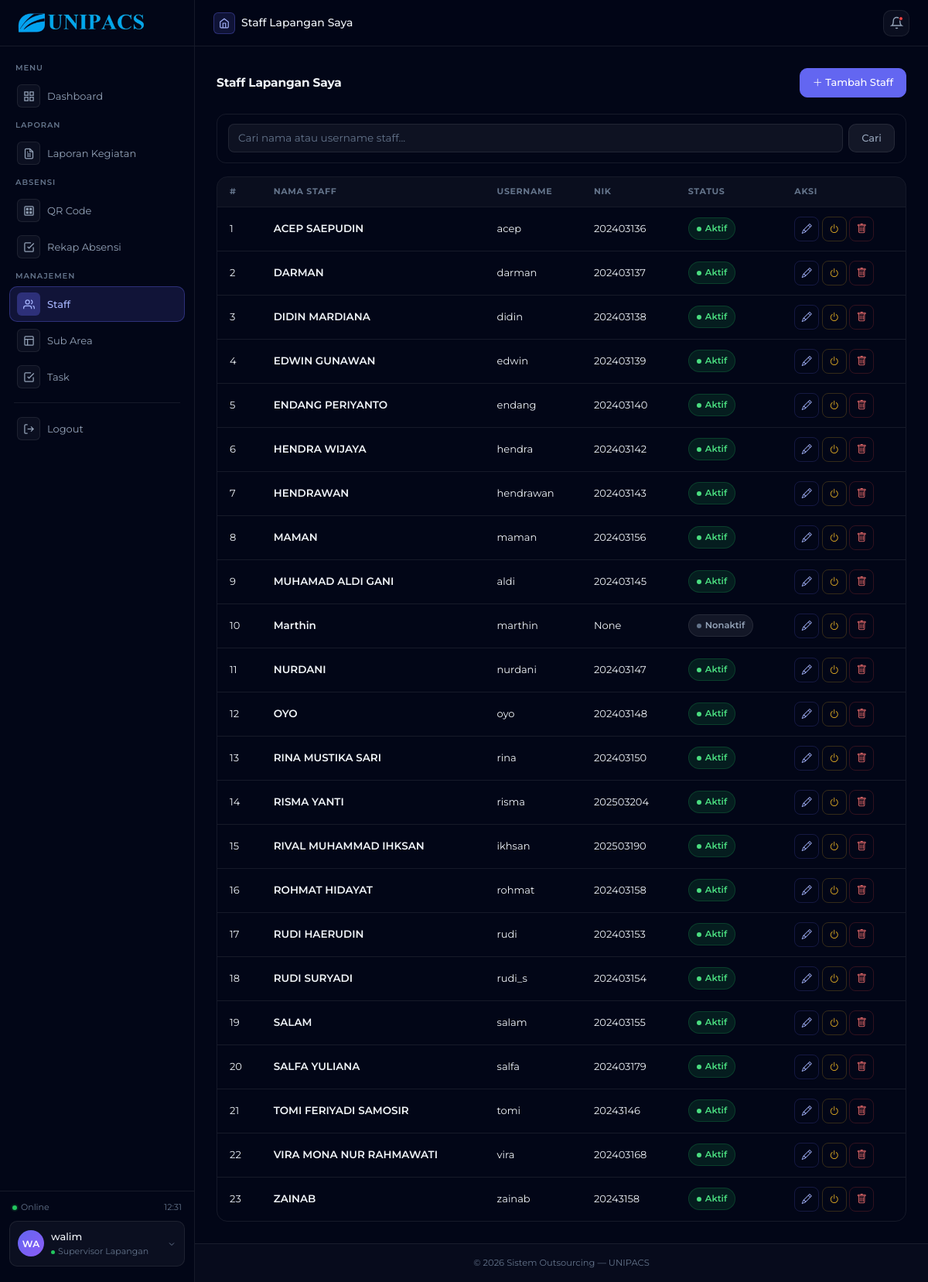
Page /supervisor/staff/ (signed in) on the committed database.
### outsourcing/models.py (models this page shows, shortened)
class User(AbstractUser):
    role = models.CharField(
        max_length=30,
        choices=RoleChoices.choices,
        default=RoleChoices.STAFF,
    )
    nama_lengkap = models.CharField(max_length=150, blank=True)
    jenis_kelamin = models.CharField(
        max_length=1,
        choices=GenderChoices.choices,
        blank=True,
        null=True,
    )
    nik = models.CharField(
        max_length=20,
        blank=True,
        null=True,
        unique=True,
        help_text='NIK / ID Karyawan (contoh: 202403157)',
    )
    telepon      = models.CharField(
        max_length=20,
        blank=True,
        validators=[telepon_validator],
    )
    foto_profil  = models.ImageField(
        upload_to='foto_profil/',
        blank=True,
        null=True,
    )
    dibuat_pada  = models.DateTimeField(auto_now_add=True)
    diubah_pada  = models.DateTimeField(auto_now=True)
    class Meta:
        verbose_name        = 'Pengguna'
        verbose_name_plural = 'Pengguna'
        ordering            = ['nama_lengkap']

### outsourcing/views/supervisor/staff.py (the view)
@supervisor_required
def staff_list(request):
    q = request.GET.get('q', '').strip()
    staff_qs = User.objects.filter(
        supervisor_saya__supervisor=request.user,
        supervisor_saya__is_active=True,
    ).order_by('nama_lengkap')
    if q:
        staff_qs = staff_qs.filter(
            Q(nama_lengkap__icontains=q) | Q(username__icontains=q)
        )
    context = {
        'staff_list': staff_qs,
        'q'         : q,
        'page_title': 'Staff Lapangan Saya',
    }
    return render(request, 'supervisor/staff/list.html', context)

### outsourcing/templates/supervisor/staff/list.html (shortened to what this page needs)
{% extends 'supervisor/base_supervisor.html' %}
{% block content %}
<div class="page-header">
    <h5>Staff Lapangan Saya</h5>
    <a href="{% url 'supervisor_staff_create' %}" class="btn btn-primary btn-sm">
        <i class="bi bi-plus-lg"></i> Tambah Staff
    </a>
</div>
<div class="search-card">
    <form method="get" class="d-flex gap-2">
        <input type="text" name="q" value="{{ q }}"
            class="form-control form-control-sm" placeholder="Cari nama atau username staff...">
        <button class="btn btn-sm btn-secondary">Cari</button>
    </form>
</div>
<div class="table-card">
    <div class="table-responsive">
        <table class="table mb-0">
            <thead>
                <tr>
                    <th>#</th>
                    <th>Nama Staff</th>
                    <th>Username</th>
                    <th>NIK</th>
                    <th>Status</th>
                    <th>Aksi</th>
                </tr>
            </thead>
            <tbody>
                {% for stf in staff_list %}
                <tr>
                    <td class="staff-meta">{{ forloop.counter }}</td>
                    <td><span class="staff-name">{{ stf.nama_lengkap }}</span></td>
                    <td class="staff-meta">{{ stf.username }}</td>
                    <td class="staff-meta">{{ stf.nik }}</td>
                    <td>
                        {% if stf.is_active %}
                            <span class="badge-aktif">Aktif</span>
                        {% else %}
                            <span class="badge-nonaktif">Nonaktif</span>
                        {% endif %}
                    </td>
                    <td>
                        <div class="d-flex gap-1">
                            <a href="{% url 'supervisor_staff_edit' stf.pk %}" class="action-btn edit" title="Edit">
                                <i class="bi bi-pencil"></i>
                            </a>
                            <button class="action-btn toggle" title="Toggle Status"
                                data-bs-toggle="modal" data-bs-target="#modalToggle{{ stf.pk }}">
                                <i class="bi bi-power"></i>
                            </button>
                            <button class="action-btn delete" data-id="{{ stf.pk }}" onclick="loadDeleteModal(this)">
                                <i class="bi bi-trash"></i>
                            </button>
                        </div>
                    </td>
                </tr>
                {% endfor %}
            </tbody>
        </table>
    </div>
</div>
{% endblock %}

### outsourcing/templates/base/base.html (shortened to what this page needs)
{% load static %}
<!DOCTYPE html>
<html lang="id">
<head>
    <link href="https://cdn.jsdelivr.net/npm/bootstrap@5.3.2/dist/css/bootstrap.min.css" rel="stylesheet">
    <link href="https://cdn.jsdelivr.net/npm/bootstrap-icons@1.11.3/font/bootstrap-icons.css" rel="stylesheet">
    <link rel="stylesheet" href="https://cdnjs.cloudflare.com/ajax/libs/font-awesome/6.4.0/css/all.min.css">
    <link href="{% static 'css/base.css' %}" rel="stylesheet">
</head>
<body>
<div class="orb two"></div>
<div class="orb three"></div>
<div class="app-shell">
<div class="sidebar" id="sidebar">
    <div class="sidebar-logo">
        <div class="logo-mark">
            <img src="{% static 'image/logo.png' %}" alt="UNIPACS Logo">
        </div>
    </div>
    <div class="sidebar-nav">
        {% block sidebar %}{% endblock %}
        <div class="nav-divider"></div>
        <form method="post" action="{% url 'logout' %}">
            <button type="submit" class="nav-link logout-nav-btn">
                <div class="nav-icon">
                    <svg viewBox="0 0 24 24" fill="none" stroke="currentColor" stroke-width="2">
                        <path d="M9 21H5a2 2 0 0 1-2-2V5a2 2 0 0 1 2-2h4"/>
                        <polyline points="16 17 21 12 16 7"/>
                        <line x1="21" y1="12" x2="9" y2="12"/>
                    </svg>
                </div>
                <span class="nav-label">Logout</span>
            </button>
        </form>
    </div>
    <div class="sidebar-footer">
        <div class="system-status">
            <div class="status-pill">
                <div class="status-dot online"></div>
                <span>Online</span>
            </div>
            <div class="sidebar-clock" id="clock">00:00</div>
        </div>
        <div class="user-card">
            <div class="user-avatar">
                {{ request.user.nama_lengkap|default:request.user.username|slice:":2"|upper }}
            </div>
            <div class="user-info">
                <div class="user-name">
                    {{ request.user.nama_lengkap|default:request.user.username }}
                </div>
                <div class="user-role">
                    <div class="role-badge-dot"></div>
                    <span>{{ request.user.get_role_display }}</span>
                </div>
            </div>
            <div class="user-chevron">
                <svg width="12" height="12" viewBox="0 0 24 24" fill="none" stroke="currentColor" stroke-width="2">
                    <polyline points="6 9 12 15 18 9"/>
                </svg>
            </div>
        </div>
    </div>
</div>
    <div class="main-area">
        <div class="top-header">
            <div class="page-breadcrumb">
                <div class="breadcrumb-icon">
                    <svg viewBox="0 0 24 24" fill="none" stroke="currentColor" stroke-width="2">
                        <path d="M3 9l9-7 9 7v11a2 2 0 0 1-2 2H5a2 2 0 0 1-2-2z"/>
                        <polyline points="9 22 9 12 15 12 15 22"/>
                    </svg>
                </div>
                <div class="page-title">{{ page_title }}</div>
            </div>
            <div class="header-actions">
                <button class="header-btn">
                    <svg viewBox="0 0 24 24" fill="none" stroke="currentColor" stroke-width="2">
                        <path d="M18 8A6 6 0 0 0 6 8c0 7-3 9-3 9h18s-3-2-3-9"/>
                        <path d="M13.73 21a2 2 0 0 1-3.46 0"/>
                    </svg>
                    <div class="notif-dot"></div>
                </button>
            </div>
        </div>
        <div class="page-content">
            {% block content %}{% endblock %}
        </div>
        <footer class="main-footer">
            <div class="footer-content">
                <p>© {% now "Y" %} Sistem Outsourcing — UNIPACS</p>
            </div>
        </footer>
    </div>
</div>
</body>
</html>

### outsourcing/templates/supervisor/staff/list.html (style rules this page uses)
.page-header { display: flex; justify-content: space-between; align-items: center; margin-bottom: 1.5rem; }
.page-header h5 { font-size: 1.1rem; font-weight: 700; letter-spacing: -0.01em; margin: 0; color: var(--clr-text-primary); }
.search-card { background: transparent; border: 1px solid var(--clr-border); border-radius: 12px; padding: 0.875rem 1rem; margin-bottom: 1.25rem; }
.search-card .form-control { border-radius: 8px; font-size: 13.5px; border: 1px solid var(--clr-border); background: rgba(255,255,255,0.05); color: var(--clr-text-primary); padding: 7px 12px; transition: all 0.15s; }
.search-card .form-control::placeholder { color: var(--clr-text-muted); }
.table-card { background: transparent; border: 1px solid var(--clr-border); border-radius: 14px; overflow: hidden; }
.table-card .table { margin: 0; font-size: 13.5px; color: var(--clr-text-primary); }
.table-card .table thead th { background: rgba(255,255,255,0.03); font-size: 11px; font-weight: 700; letter-spacing: 0.06em; text-transform: uppercase; color: var(--clr-text-muted); border-bottom: 1px solid var(--clr-border); border-color: var(--clr-border) !important; padding: 10px 16px; }
.table-card .table tbody td { padding: 12px 16px; vertical-align: middle; border-color: var(--clr-border) !important; background: transparent; color: var(--clr-text-primary); }
.table-card .table tbody tr:last-child td { border-bottom: none; }
.table-card .table tbody tr { transition: background 0.12s; }
.staff-name { font-weight: 600; font-size: 13.5px; color: var(--clr-text-primary); }
.staff-meta { font-size: 13px; color: var(--clr-text-secondary); }
.badge-aktif { display: inline-flex; align-items: center; gap: 5px; padding: 4px 10px; border-radius: 20px; font-size: 11.5px; font-weight: 600; background: rgba(34,197,94,0.12); color: #4ade80; border: 1px solid rgba(34,197,94,0.2); }
.badge-aktif::before { content:''; width:6px; height:6px; border-radius:50%; background:#4ade80; }
.badge-nonaktif { display: inline-flex; align-items: center; gap: 5px; padding: 4px 10px; border-radius: 20px; font-size: 11.5px; font-weight: 600; background: rgba(255,255,255,0.07); color: var(--clr-text-secondary); border: 1px solid var(--clr-border); }
.badge-nonaktif::before { content:''; width:6px; height:6px; border-radius:50%; background:var(--clr-text-muted); }
.action-btn { width: 32px; height: 32px; border-radius: 8px; display: inline-flex; align-items: center; justify-content: center; font-size: 13px; border: 1px solid var(--clr-border); background: transparent; cursor: pointer; transition: all 0.15s; text-decoration: none; color: var(--clr-text-secondary); }
.action-btn.edit { color: #a5b4fc; border-color: rgba(99,102,241,0.2); }
.action-btn.toggle { color: #fbbf24; border-color: rgba(251,191,36,0.2); }
.action-btn.delete { color: #f87171; border-color: rgba(239,68,68,0.2); }
.btn-primary { background: var(--clr-accent); border-color: var(--clr-accent); }
.btn-secondary { background: rgba(255,255,255,0.07); border-color: var(--clr-border); color: var(--clr-text-secondary); }

### rows in the picture
User: user.nama_lengkap "WA", user.nama_lengkap "walim", user.role "Supervisor Lapangan"
User: nama_lengkap "ACEP SAEPUDIN", username "acep", nik "202403136", is_active "Aktif"
User: nama_lengkap "DARMAN", username "darman", nik "202403137", is_active "Aktif"
User: nama_lengkap "DIDIN MARDIANA", username "didin", nik "202403138", is_active "Aktif"
User: nama_lengkap "EDWIN GUNAWAN", username "edwin", nik "202403139", is_active "Aktif"
User: nama_lengkap "ENDANG PERIYANTO", username "endang", nik "202403140", is_active "Aktif"
User: nama_lengkap "HENDRA WIJAYA", username "hendra", nik "202403142", is_active "Aktif"
User: nama_lengkap "HENDRAWAN", username "hendrawan", nik "202403143", is_active "Aktif"
User: nama_lengkap "MAMAN", username "maman", nik "202403156", is_active "Aktif"
User: nama_lengkap "MUHAMAD ALDI GANI", username "aldi", nik "202403145", is_active "Aktif"
User: nama_lengkap "Marthin", username "marthin", nik "None", is_active "Nonaktif"
User: nama_lengkap "NURDANI", username "nurdani", nik "202403147", is_active "Aktif"
User: nama_lengkap "OYO", username "oyo", nik "202403148", is_active "Aktif"
User: nama_lengkap "RINA MUSTIKA SARI", username "rina", nik "202403150", is_active "Aktif"
User: nama_lengkap "RISMA YANTI", username "risma", nik "202503204", is_active "Aktif"
User: nama_lengkap "RIVAL MUHAMMAD IHKSAN", username "ikhsan", nik "202503190", is_active "Aktif"
User: nama_lengkap "ROHMAT HIDAYAT", username "rohmat", nik "202403158", is_active "Aktif"
User: nama_lengkap "RUDI HAERUDIN", username "rudi", nik "202403153", is_active "Aktif"
User: nama_lengkap "RUDI SURYADI", username "rudi_s", nik "202403154", is_active "Aktif"
User: nama_lengkap "SALAM", username "salam", nik "202403155", is_active "Aktif"
User: nama_lengkap "SALFA YULIANA", username "salfa", nik "202403179", is_active "Aktif"
User: nama_lengkap "TOMI FERIYADI SAMOSIR", username "tomi", nik "20243146", is_active "Aktif"
User: nama_lengkap "VIRA MONA NUR RAHMAWATI", username "vira", nik "202403168", is_active "Aktif"
User: nama_lengkap "ZAINAB", username "zainab", nik "20243158", is_active "Aktif"

### other values in the picture
{{ page_title }} "Staff Lapangan Saya"
